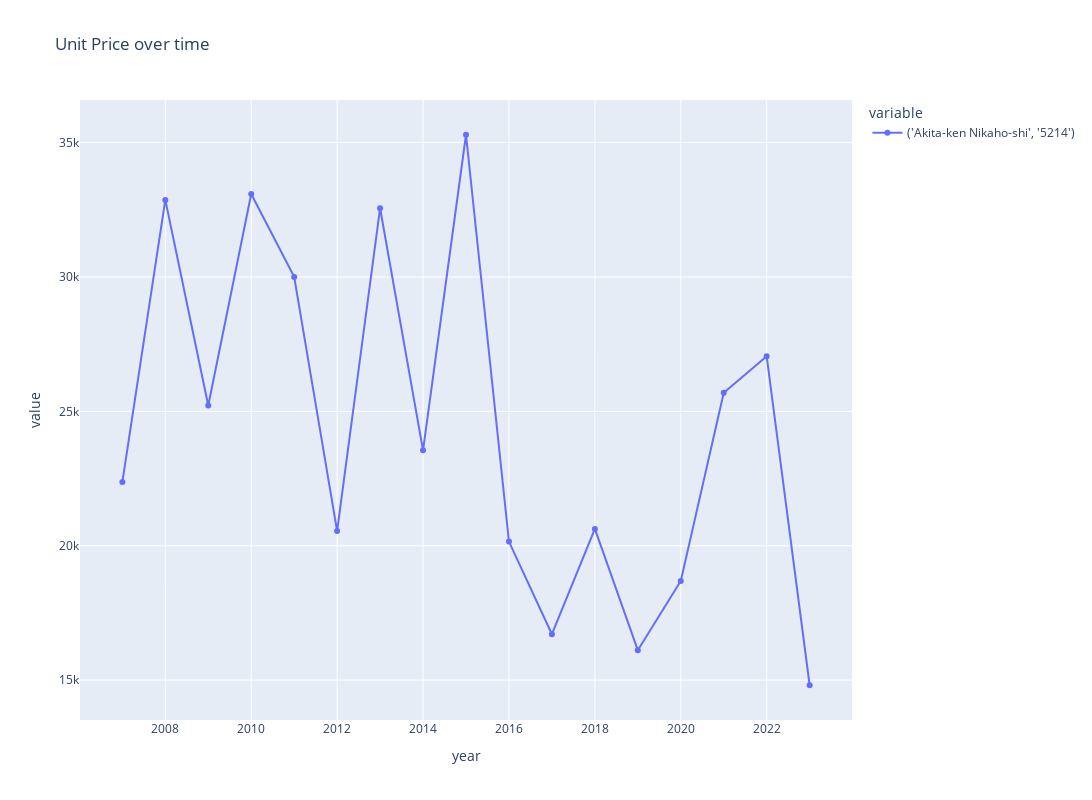

Notebook code for this chart:
### Code cell
plot_time_series(
    plot_df,
    f"{metrics["median"]}_smoothed",
    group_by_columns,
    granularity_columns,
    f"Unit Price over time",
    # visible="legendonly",
)

### Figure 1 — Plotly figure (JSON) as saved in the notebook; plotly's stock layout.template omitted (floating-point values rounded to 4 significant figures)
{"data": [{"hovertemplate": "variable=('Akita-ken Nikaho-shi', '5214')<br>year=%{x}<br>value=%{y}<extra></extra>", "legendgroup": "('Akita-ken Nikaho-shi', '5214')", "line": {"color": "#636efa", "dash": "solid"}, "marker": {"symbol": "circle"}, "mode": "lines+markers", "name": "('Akita-ken Nikaho-shi', '5214')", "orientation": "v", "showlegend": true, "type": "scatter", "x": [2007, 2008, 2009, 2010, 2011, 2012, 2013, 2014, 2015, 2016, 2017, 2018, 2019, 2020, 2021, 2022, 2023], "xaxis": "x", "y": [22370.0, 32870.0, 25220.0, 33090.0, 30000.0, 20550.0, 32560.0, 23550.0, 35290.0, 20160.0, 16710.0, 20630.0, 16110.0, 18690.0, 25690.0, 27050.0, 14810.0], "yaxis": "y"}], "layout": {"autosize": false, "height": 800, "hovermode": "closest", "legend": {"title": {"text": "variable"}, "tracegroupgap": 0}, "title": {"text": "Unit Price over time"}, "width": 1600, "xaxis": {"anchor": "y", "domain": [0, 1], "title": {"text": "year"}}, "yaxis": {"anchor": "x", "domain": [0, 1], "title": {"text": "value"}}}}
